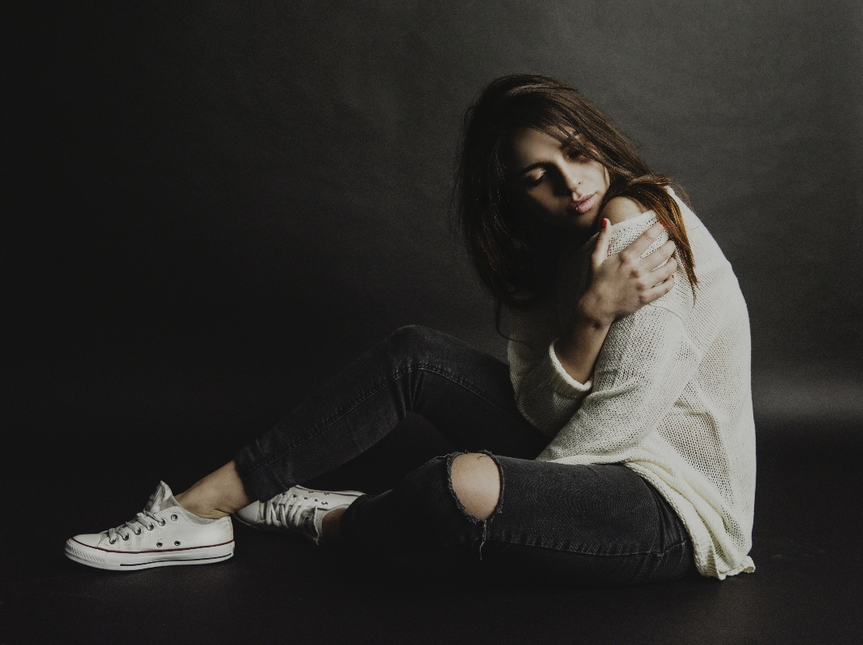
#> input picture person_detection/images/009.png, 863 x 645 px, shrunk from 1070 x 800 before the run, found by its file name; its folder holds 5 pictures in this run
$ jupyter execute --allow-errors detector.ipynb
#> lines starting #> are read from the running program, lines starting #| are printed output that depends on the picture
[cell 1]
import cv2
import numpy as np
import matplotlib.pyplot as plt
import os
import shutil

[cell 2]
# 画像から人物のマスクを生成する関数
def detect(image):

    # グレースケールに変換
    image_gray = cv2.cvtColor(image, cv2.COLOR_BGR2GRAY)

    # 閾値127で2値化
    _, image_binary = cv2.threshold(image_gray, 127, 255, cv2.THRESH_BINARY)

    # モルフォロジー処理
    kernel = np.ones((5,5),np.uint8)
    image_mask = cv2.morphologyEx(image_binary, cv2.MORPH_OPEN, kernel, iterations=3)
    image_mask = cv2.morphologyEx(image_binary, cv2.MORPH_CLOSE, kernel, iterations=3)

    return image_mask

[cell 3]
# IoU(Intersection over Union)の算出
def IOU(mask, detection):

    # IoUの計算
    intersection = np.logical_and(mask, detection)
    union = np.logical_or(mask, detection)
    iou = np.sum(intersection) / np.sum(union)

    return iou

[cell 4]
# 対象のフォルダ
target_folder = "samples/sample_10/"

# サンプル数
size = 100

# フォルダの作成
detection_folder = target_folder + "detection/"
if os.path.exists(detection_folder):
    shutil.rmtree(detection_folder)

os.makedirs(detection_folder)

#> (a cell that did not finish here is left out)

[cell 6]
# 検出結果の確認
sample_file = "009.png"

image = cv2.imread(f"{target_folder}images/{sample_file}")
#> image is the input picture: shape (645, 863, 3); mean B, G, R 42.3, 44.9, 46.4
image_rgb = cv2.cvtColor(image, cv2.COLOR_BGR2RGB)

mask = cv2.imread(f"{target_folder}masks/{sample_file}")
mask_gray = cv2.cvtColor(mask, cv2.COLOR_BGR2GRAY)
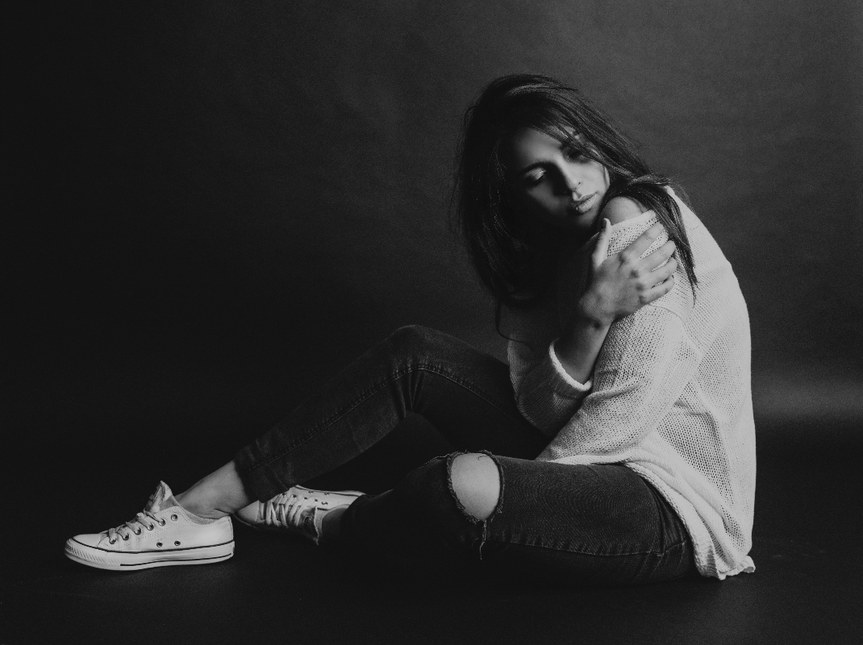
#> mask_gray: shape (645, 863); min 6, max 208, mean 45.1

detection = cv2.imread(f"{target_folder}detection/{sample_file}")
detection_gray = cv2.cvtColor(detection, cv2.COLOR_BGR2GRAY)

iou = IOU(mask_gray, detection_gray)
#> in IOU, `intersection = np.logical_and(mask, detection)`: intersection: shape (645, 863) bool; every value is 1
#> in IOU, `iou = np.sum(intersection) / np.sum(union)`: iou = 1
#> iou = 1
print(f"IOU: {np.round(iou, 3)}")
#| IOU: 1.0

# 結果を表示
fig, axes = plt.subplots(1, 3, tight_layout=True, figsize=(10, 10))
axes[0].imshow(image_rgb)
axes[1].imshow(mask_gray, cmap="gray")
axes[2].imshow(detection_gray, cmap="gray")
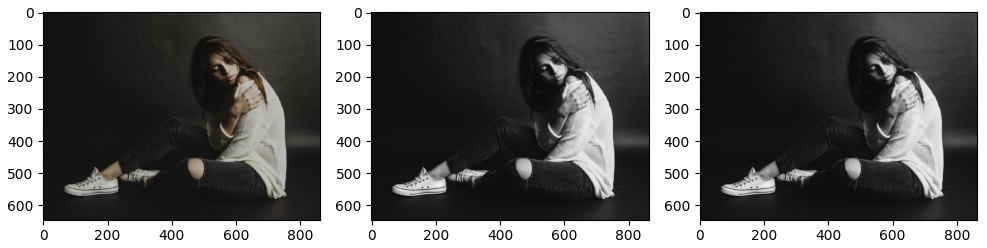
#> figure drawn by matplotlib, 3 panels
